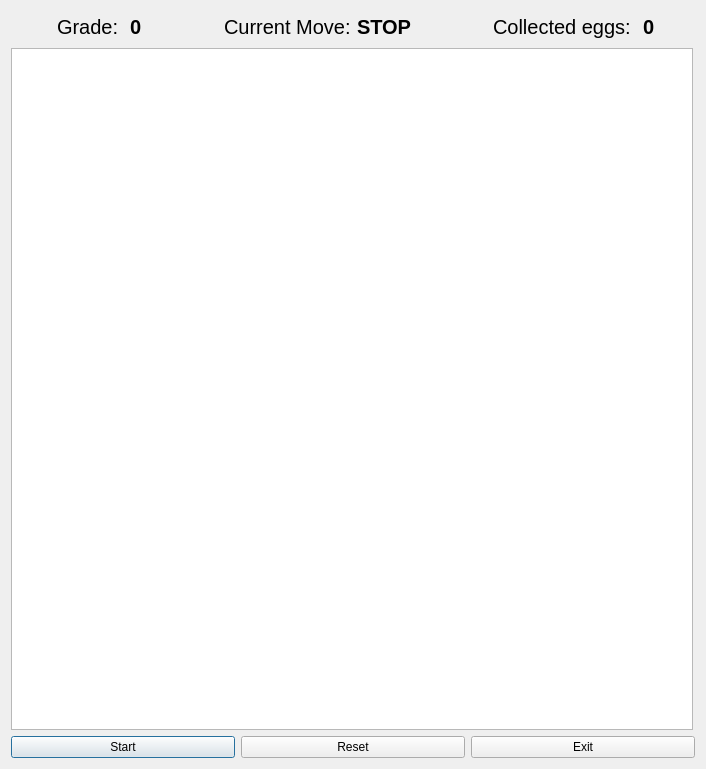
<?xml version="1.0" encoding="UTF-8"?>
<ui version="4.0">
 <class>QtBoard</class>
 <widget class="QDialog" name="QtBoard">
  <property name="geometry">
   <rect>
    <x>0</x>
    <y>0</y>
    <width>706</width>
    <height>769</height>
   </rect>
  </property>
  <property name="maximumSize">
   <size>
    <width>876</width>
    <height>16777215</height>
   </size>
  </property>
  <property name="windowTitle">
   <string>Dialog</string>
  </property>
  <layout class="QGridLayout" name="gridLayout">
   <item row="0" column="1">
    <layout class="QHBoxLayout" name="horizontalLayout_3">
     <item>
      <spacer name="horizontalSpacer_3">
       <property name="orientation">
        <enum>Qt::Horizontal</enum>
       </property>
       <property name="sizeHint" stdset="0">
        <size>
         <width>40</width>
         <height>20</height>
        </size>
       </property>
      </spacer>
     </item>
     <item>
      <widget class="QLabel" name="label_5">
       <property name="font">
        <font>
         <pointsize>15</pointsize>
        </font>
       </property>
       <property name="text">
        <string>Grade: </string>
       </property>
      </widget>
     </item>
     <item>
      <widget class="QLabel" name="gradeLabel">
       <property name="font">
        <font>
         <pointsize>15</pointsize>
         <weight>75</weight>
         <bold>true</bold>
        </font>
       </property>
       <property name="text">
        <string>0</string>
       </property>
      </widget>
     </item>
    </layout>
   </item>
   <item row="1" column="0" colspan="6">
    <widget class="QGraphicsView" name="graphicsView">
     <property name="minimumSize">
      <size>
       <width>682</width>
       <height>682</height>
      </size>
     </property>
     <property name="maximumSize">
      <size>
       <width>682</width>
       <height>682</height>
      </size>
     </property>
    </widget>
   </item>
   <item row="0" column="5">
    <layout class="QHBoxLayout" name="horizontalLayout_2">
     <item>
      <widget class="QLabel" name="label_3">
       <property name="font">
        <font>
         <pointsize>15</pointsize>
        </font>
       </property>
       <property name="text">
        <string>Collected eggs: </string>
       </property>
      </widget>
     </item>
     <item>
      <widget class="QLabel" name="eggsLabel">
       <property name="font">
        <font>
         <pointsize>15</pointsize>
         <weight>75</weight>
         <bold>true</bold>
        </font>
       </property>
       <property name="text">
        <string>0</string>
       </property>
      </widget>
     </item>
     <item>
      <spacer name="horizontalSpacer_4">
       <property name="orientation">
        <enum>Qt::Horizontal</enum>
       </property>
       <property name="sizeHint" stdset="0">
        <size>
         <width>40</width>
         <height>20</height>
        </size>
       </property>
      </spacer>
     </item>
    </layout>
   </item>
   <item row="0" column="2">
    <spacer name="horizontalSpacer">
     <property name="orientation">
      <enum>Qt::Horizontal</enum>
     </property>
     <property name="sizeHint" stdset="0">
      <size>
       <width>40</width>
       <height>20</height>
      </size>
     </property>
    </spacer>
   </item>
   <item row="0" column="3">
    <layout class="QHBoxLayout" name="horizontalLayout">
     <item>
      <widget class="QLabel" name="label">
       <property name="maximumSize">
        <size>
         <width>140</width>
         <height>16777215</height>
        </size>
       </property>
       <property name="font">
        <font>
         <pointsize>15</pointsize>
        </font>
       </property>
       <property name="text">
        <string>Current Move:</string>
       </property>
      </widget>
     </item>
     <item>
      <widget class="QLabel" name="moveLabel">
       <property name="font">
        <font>
         <pointsize>15</pointsize>
         <weight>75</weight>
         <bold>true</bold>
        </font>
       </property>
       <property name="text">
        <string>STOP</string>
       </property>
      </widget>
     </item>
    </layout>
   </item>
   <item row="0" column="4">
    <spacer name="horizontalSpacer_2">
     <property name="orientation">
      <enum>Qt::Horizontal</enum>
     </property>
     <property name="sizeHint" stdset="0">
      <size>
       <width>40</width>
       <height>20</height>
      </size>
     </property>
    </spacer>
   </item>
   <item row="2" column="0" colspan="6">
    <layout class="QHBoxLayout" name="horizontalLayout_4">
     <item>
      <widget class="QPushButton" name="startButton">
       <property name="text">
        <string>Start</string>
       </property>
      </widget>
     </item>
     <item>
      <widget class="QPushButton" name="resetButton">
       <property name="text">
        <string>Reset</string>
       </property>
      </widget>
     </item>
     <item>
      <widget class="QPushButton" name="exitButton">
       <property name="text">
        <string>Exit</string>
       </property>
      </widget>
     </item>
    </layout>
   </item>
  </layout>
 </widget>
 <resources/>
 <connections/>
</ui>
